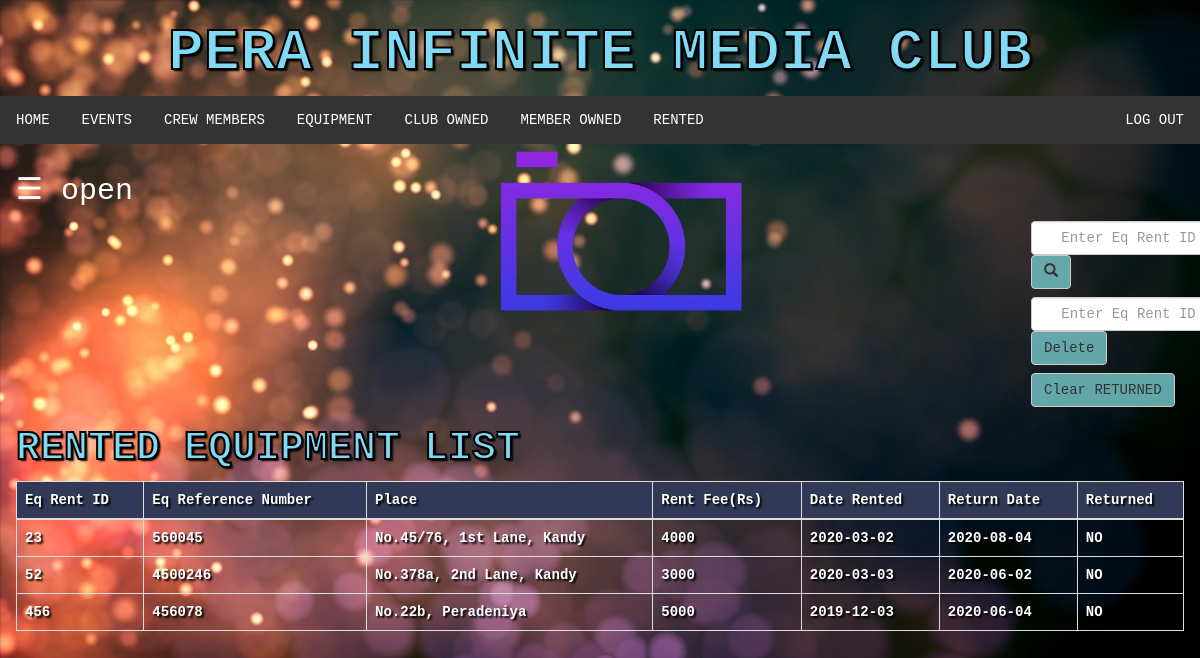
Screenshot of /rented.php (signed in) with the database file from the repository.
### tables this page shows
CREATE TABLE `rented` (
  `Equipment ID` int(11) NOT NULL,
  `Equipment Reference Number` int(11) NOT NULL,
  `Place` varchar(100) NOT NULL,
  `Rent Fee(Rs)` double NOT NULL,
  `Date Rented` date NOT NULL,
  `Return Date` date NOT NULL,
  `Returned` varchar(5) NOT NULL DEFAULT 'NO'
);

### rented.php (the view, shortened to what this page needs)
<?php
	include "naviBar.php";
?>
<!DOCTYPE html>
<html>
<head>
</head>
<body>
	<div id="main">
	  <span style="font-size:30px;cursor:pointer; color: white;" onclick="openNav()">&#9776; open</span>
	<div class="srch">
		<form class="navbar-form" method="post" name="form1">
				<input class="form-control" type="text" name="search" placeholder="Enter Eq Rent ID" required="">
				<button style="background-color: #6db6b9e6;" type="submit" name="submit" class="btn btn-default">
					<span class="glyphicon glyphicon-search"></span>
				</button>
		</form>
		<form class="navbar-form" method="post" name="form1">
				<input class="form-control" type="text" name="id" placeholder="Enter Eq Rent ID" required="">
				<button style="background-color: #6db6b9e6;" type="submit" name="submit1" class="btn btn-default">Delete
				</button>
		</form>
		<form class="navbar-form" method="post" name="form1">
				<button style="background-color: #6db6b9e6;" type="submit" name="submit2" class="btn btn-default">Clear RETURNED
				</button>
		</form>
	</div>
	<h2>Rented Equipment List</h2>
	<?php
		if(isset($_POST['submit']))
		{
			$q=mysqli_query($db,"SELECT * from `rented` where `Equipment ID` like '%$_POST[search]%' ");
			if(mysqli_num_rows($q)==0)
			{
				echo "Sorry! No equipment found. Try searching again.";
			}
			else
			{
				echo "<div class = 'table-wrapper-scroll-y my-custom-scrollbar'>";
				echo "<table class = 'table table-bordered table-fixed'>";
				echo "<thead>";
				echo "<tr style = 'background-color: #313957;'>";
				echo "<th>"; echo "Eq Rent ID";	echo "</th>";
				echo "<th>"; echo "Eq Reference Number";  echo "</th>";
				echo "<th>"; echo "Place";  echo "</th>";
				echo "<th>"; echo "Rent Fee(Rs)";  echo "</th>";
				echo "<th>"; echo "Date Rented";  echo "</th>";
				echo "<th>"; echo "Return Date";  echo "</th>";
				echo "<th>"; echo "Returned";  echo "</th>";
				echo "</tr>";
				echo "</thead>";
				echo "<tbody>";
			while($row=mysqli_fetch_assoc($q))
			{
				echo "<tr>";
				echo "<td>"; echo $row['Equipment ID']; echo "</td>";
				echo "<td>"; echo $row['Equipment Reference Number']; echo "</td>";
				echo "<td>"; echo $row['Place']; echo "</td>";
				echo "<td>"; echo $row['Rent Fee(Rs)']; echo "</td>";
				echo "<td>"; echo $row['Date Rented']; echo "</td>";
				echo "<td>"; echo $row['Return Date']; echo "</td>";
				echo "<td>"; echo $row['Returned']; echo "</td>";
				echo "</tr>";
			}
			echo "</tbody>";
			echo "</table>";
			echo "</div>";
			}
		}
		else
		{
			$res = mysqli_query($db,"SELECT * FROM `rented`;");
			echo "<div class = 'table-wrapper-scroll-y my-custom-scrollbar'>";
			echo "<table class = 'table table-bordered table-fixed'>";
			echo "<thead>";
			echo "<tr style = 'background-color: #313957;'>";
			echo "<th>"; echo "Eq Rent ID";	echo "</th>";
			echo "<th>"; echo "Eq Reference Number";  echo "</th>";
			echo "<th>"; echo "Place";  echo "</th>";
			echo "<th>"; echo "Rent Fee(Rs)";  echo "</th>";
			echo "<th>"; echo "Date Rented";  echo "</th>";
			echo "<th>"; echo "Return Date";  echo "</th>";
			echo "<th>"; echo "Returned";  echo "</th>";
			echo "</tr>";
			echo "</thead>";
			echo "<tbody>";
			while($row=mysqli_fetch_assoc($res))
				{
					echo "<tr>";
					echo "<td>"; echo $row['Equipment ID']; echo "</td>";
					echo "<td>"; echo $row['Equipment Reference Number']; echo "</td>";
					echo "<td>"; echo $row['Place']; echo "</td>";
					echo "<td>"; echo $row['Rent Fee(Rs)']; echo "</td>";
					echo "<td>"; echo $row['Date Rented']; echo "</td>";
					echo "<td>"; echo $row['Return Date']; echo "</td>";
					echo "<td>"; echo $row['Returned']; echo "</td>";
					echo "</tr>";
				}
				echo "</tbody>";
			echo "</table>";
			echo "</div>";
		}
	?>
	</div>
</body>
</html>

### css/style.css (style rules this page uses)
html, body, div, span, object, iframe, h1, h2, h3, h4, h5, h6, p, blockquote, pre, abbr, address, cite, code, del, dfn, em, img, ins, kbd, q, samp, small, strong, sub, sup, var, b, i, dl, dt, dd, ol, ul, li, fieldset, form, label, legend, table, caption, tbody, tfoot, thead, tr, th, td, article, aside, canvas, details, figcaption, figure, footer, header, hgroup, menu, nav, section, summary, time, mark, audio, video { margin:0; padding:0; border:0; outline:0; font-size:100%; vertical-align:baseline; background:transparent; }
body { line-height:1; }
table { border-collapse:collapse; border-spacing:0; }
input, select { vertical-align:middle; }
.form-control { text-align: center; }
.srch { padding-left: 1000px; }
.table-fixed thead th { position: sticky; top: 0; background-color: #313957; }
.my-custom-scrollbar { position: relative; height: 200px; overflow: auto; }
.table-wrapper-scroll-y { display: block; }

### rented.php (style rules this page uses)
.table-fixed thead th { position: sticky; top: 0; background-color: #313957; }
.my-custom-scrollbar { position: relative; height: 200px; overflow: auto; }
.table-wrapper-scroll-y { display: block; }
th { color: white; }
tr { color: white; font-weight: bold; text-shadow: 2px 2px 2px black; }
h2 { text-transform: uppercase; font-size: 40px; font-weight: bold; font-family: Courier, "Lucida Console", monospace; color: #81DAF5; -webkit-text-stroke: 2px black; text-shadow: 2px 2px 2px black; }
body { background-image: url("image/img2.jpg"); -webkit-background-size:cover; -moz-background-size:cover; -o-background-size:cover; background-size: cover; margin: 0; }
.srch { padding-left: 1000px; }
body { font-family: Courier, "Lucida Console", monospace; transition: background-color .5s; }
#main { transition: margin-left .5s; padding: 16px; }

### rows the page displays
rented: Equipment ID "23", Equipment Reference Number "560045", Place "No.45/76, 1st Lane, Kandy", value "4000", Date Rented "2020-03-02", Return Date "2020-08-04", Returned "NO"
rented: Equipment ID "52", Equipment Reference Number "4500246", Place "No.378a, 2nd Lane, Kandy", value "3000", Date Rented "2020-03-03", Return Date "2020-06-02", Returned "NO"
rented: Equipment ID "456", Equipment Reference Number "456078", Place "No.22b, Peradeniya", value "5000", Date Rented "2019-12-03", Return Date "2020-06-04", Returned "NO"
